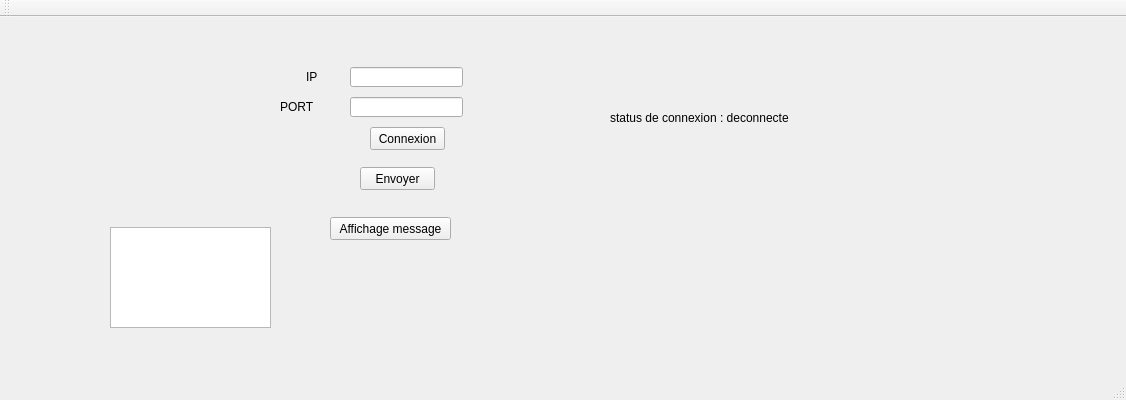
<?xml version="1.0" encoding="UTF-8"?>
<ui version="4.0">
 <class>InitiationQtClass</class>
 <widget class="QMainWindow" name="InitiationQtClass">
  <property name="geometry">
   <rect>
    <x>0</x>
    <y>0</y>
    <width>1126</width>
    <height>400</height>
   </rect>
  </property>
  <property name="windowTitle">
   <string>InitiationQt</string>
  </property>
  <widget class="QWidget" name="centralWidget">
   <widget class="QPushButton" name="pushButton_3">
    <property name="geometry">
     <rect>
      <x>330</x>
      <y>200</y>
      <width>121</width>
      <height>23</height>
     </rect>
    </property>
    <property name="text">
     <string>Affichage message</string>
    </property>
   </widget>
   <widget class="QLabel" name="label">
    <property name="geometry">
     <rect>
      <x>320</x>
      <y>230</y>
      <width>131</width>
      <height>81</height>
     </rect>
    </property>
    <property name="text">
     <string/>
    </property>
   </widget>
   <widget class="QLabel" name="label_3">
    <property name="geometry">
     <rect>
      <x>306</x>
      <y>50</y>
      <width>41</width>
      <height>20</height>
     </rect>
    </property>
    <property name="text">
     <string>IP</string>
    </property>
   </widget>
   <widget class="QLabel" name="label_4">
    <property name="geometry">
     <rect>
      <x>280</x>
      <y>80</y>
      <width>71</width>
      <height>20</height>
     </rect>
    </property>
    <property name="text">
     <string>PORT</string>
    </property>
   </widget>
   <widget class="QLineEdit" name="IPLineEdit">
    <property name="geometry">
     <rect>
      <x>350</x>
      <y>50</y>
      <width>113</width>
      <height>20</height>
     </rect>
    </property>
   </widget>
   <widget class="QLineEdit" name="portLineEdit">
    <property name="geometry">
     <rect>
      <x>350</x>
      <y>80</y>
      <width>113</width>
      <height>20</height>
     </rect>
    </property>
   </widget>
   <widget class="QPushButton" name="pushButton_2">
    <property name="geometry">
     <rect>
      <x>370</x>
      <y>110</y>
      <width>75</width>
      <height>23</height>
     </rect>
    </property>
    <property name="text">
     <string>Connexion</string>
    </property>
   </widget>
   <widget class="QLabel" name="connectionStatusLabel">
    <property name="geometry">
     <rect>
      <x>610</x>
      <y>80</y>
      <width>451</width>
      <height>41</height>
     </rect>
    </property>
    <property name="text">
     <string>status de connexion : deconnecte</string>
    </property>
   </widget>
   <widget class="QPushButton" name="pushButton_4">
    <property name="geometry">
     <rect>
      <x>360</x>
      <y>150</y>
      <width>75</width>
      <height>23</height>
     </rect>
    </property>
    <property name="text">
     <string>Envoyer</string>
    </property>
   </widget>
   <widget class="QLabel" name="MessageEditLine">
    <property name="geometry">
     <rect>
      <x>610</x>
      <y>160</y>
      <width>391</width>
      <height>171</height>
     </rect>
    </property>
    <property name="text">
     <string/>
    </property>
   </widget>
   <widget class="QPlainTextEdit" name="plainTextEdit">
    <property name="geometry">
     <rect>
      <x>110</x>
      <y>210</y>
      <width>161</width>
      <height>101</height>
     </rect>
    </property>
   </widget>
  </widget>
  <widget class="QMenuBar" name="menuBar">
   <property name="geometry">
    <rect>
     <x>0</x>
     <y>0</y>
     <width>1126</width>
     <height>21</height>
    </rect>
   </property>
  </widget>
  <widget class="QToolBar" name="mainToolBar">
   <attribute name="toolBarArea">
    <enum>TopToolBarArea</enum>
   </attribute>
   <attribute name="toolBarBreak">
    <bool>false</bool>
   </attribute>
  </widget>
  <widget class="QStatusBar" name="statusBar"/>
 </widget>
 <layoutdefault spacing="6" margin="11"/>
 <resources>
  <include location="InitiationQt.qrc"/>
 </resources>
 <connections>
  <connection>
   <sender>pushButton_3</sender>
   <signal>clicked()</signal>
   <receiver>InitiationQtClass</receiver>
   <slot>onDisplayMessageButtonClicked()</slot>
   <hints>
    <hint type="sourcelabel">
     <x>390</x>
     <y>244</y>
    </hint>
    <hint type="destinationlabel">
     <x>299</x>
     <y>199</y>
    </hint>
   </hints>
  </connection>
  <connection>
   <sender>pushButton_2</sender>
   <signal>clicked()</signal>
   <receiver>InitiationQtClass</receiver>
   <slot>onConnectButtonClicked()</slot>
   <hints>
    <hint type="sourcelabel">
     <x>407</x>
     <y>154</y>
    </hint>
    <hint type="destinationlabel">
     <x>299</x>
     <y>199</y>
    </hint>
   </hints>
  </connection>
  <connection>
   <sender>pushButton_4</sender>
   <signal>clicked()</signal>
   <receiver>InitiationQtClass</receiver>
   <slot>onSendMessageButtonClicked()</slot>
   <hints>
    <hint type="sourcelabel">
     <x>397</x>
     <y>194</y>
    </hint>
    <hint type="destinationlabel">
     <x>562</x>
     <y>199</y>
    </hint>
   </hints>
  </connection>
 </connections>
 <slots>
  <slot>onDisplayMessageButtonClicked()</slot>
  <slot>onConnectButtonClicked()</slot>
  <slot>onSendMessageButtonClicked()</slot>
  <slot>onServerNewConnection()</slot>
 </slots>
</ui>
